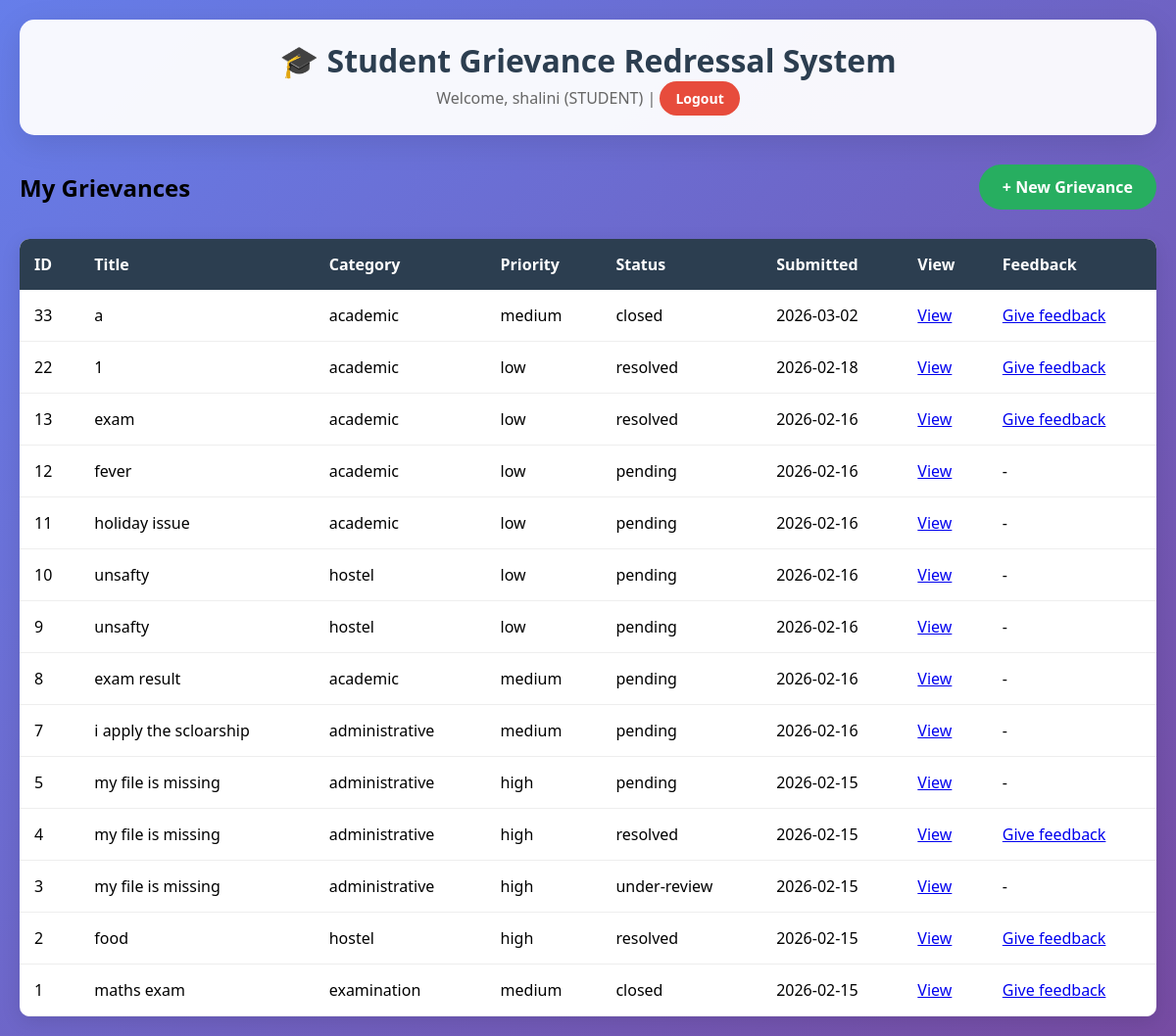
/student-dashboard (signed in), run on the app's committed database.
### tables this page shows
CREATE TABLE users (
        id INTEGER PRIMARY KEY AUTOINCREMENT,
        email TEXT UNIQUE,
        password TEXT,
        name TEXT,
        role TEXT CHECK(role IN ('student', 'admin', 'grievance-cell')),
        student_id TEXT
    );

CREATE TABLE grievances (
        id INTEGER PRIMARY KEY AUTOINCREMENT,
        title TEXT,
        description TEXT,
        category TEXT CHECK(category IN ('academic','administrative','hostel','examination')),
        anonymous INTEGER DEFAULT 0,
        status TEXT DEFAULT 'pending' CHECK(status IN ('pending','under-review','resolved','escalated','closed')),
        priority TEXT DEFAULT 'medium',
        submitted_by INTEGER,
        assigned_to TEXT DEFAULT '',
        resolution TEXT,
        submitted_date DATETIME DEFAULT CURRENT_TIMESTAMP,
        resolved_date DATETIME,
        feedback TEXT,
        FOREIGN KEY (submitted_by) REFERENCES users (id)
    );

### app.py (the view)
@app.route('/student-dashboard')
@login_required
def student_dashboard():
    if current_user.role != 'student':
        return redirect(url_for('admin_dashboard'))
    conn = sqlite3.connect('grievance.db')
    cursor = conn.cursor()
    cursor.execute("SELECT * FROM grievances WHERE submitted_by=? ORDER BY submitted_date DESC", (current_user.id,))
    grievances = cursor.fetchall()
    conn.close()
    return render_template('student_dashboard.html', grievances=grievances)

### app.py (called while the page is built)
@login_manager.user_loader
def load_user(user_id):
    conn = sqlite3.connect('grievance.db')
    cursor = conn.cursor()
    cursor.execute('SELECT id, role, name, student_id FROM users WHERE id = ?', (user_id,))
    user_data = cursor.fetchone()
    conn.close()
    if user_data:
        return User(user_data[0], user_data[1], user_data[2], user_data[3])
    return None

### templates/student_dashboard.html
{% extends "base.html" %}
{% block content %}
<div style="display: flex; justify-content: space-between; align-items: center; margin-bottom: 30px;">
    <h2>My Grievances</h2>
    <a href="{{ url_for('submit_grievance') }}" class="btn btn-success">+ New Grievance</a>
</div>
<table>
<tr>
  <th>ID</th>
  <th>Title</th>
  <th>Category</th>
  <th>Priority</th>
  <th>Status</th>
  <th>Submitted</th>
  <th>View</th>
  <th>Feedback</th>
</tr>
{% for g in grievances %}
<tr>
  <td>{{ g[0] }}</td>
  <td>{{ g[1] }}</td>
  <td>{{ g[3] }}</td>
  <td>{{ g[6] }}</td>
  <td>{{ g[5] }}</td>
  <td>{{ g[10][:10] }}</td>
  <td><a href="{{ url_for('view_grievance', id=g[0]) }}">View</a></td>
  <td>
    {% if g[5] in ['resolved', 'closed'] %}
      <a href="{{ url_for('grievance_feedback', id=g[0]) }}">Give feedback</a>
    {% else %}
      -
    {% endif %}
  </td>
</tr>
{% endfor %}
   </table>
{% endblock %}

### templates/base.html (shortened to what this page needs)
<!DOCTYPE html>
<html>
<head>
</head>
<body>
    <div class="container">
        <div class="header">
            <h1>🎓 Student Grievance Redressal System</h1>
            {% if current_user.is_authenticated %}
                <p style="text-align: center; color: #666;">
                    Welcome, {{ current_user.name }} ({{ current_user.role|upper }}) |
                    <a href="{{ url_for('logout') }}" class="btn btn-danger" style="font-size: 14px; padding: 8px 16px;">Logout</a>
                </p>
            {% endif %}
        </div>
        {% block content %}{% endblock %}
    </div>
</body>
</html>

### templates/base.html (style rules this page uses)
* { margin: 0; padding: 0; box-sizing: border-box; }
body { font-family: 'Segoe UI', Tahoma, Geneva, Verdana, sans-serif; background: linear-gradient(135deg, #667eea 0%, #764ba2 100%); min-height: 100vh; }
.container { max-width: 1200px; margin: 0 auto; padding: 20px; }
.header { background: rgba(255,255,255,0.95); padding: 20px; border-radius: 15px; margin-bottom: 30px; box-shadow: 0 8px 32px rgba(0,0,0,0.1); }
.header h1 { color: #2c3e50; text-align: center; }
.btn { background: #3498db; color: white; padding: 12px 24px; border: none; border-radius: 25px; text-decoration: none; display: inline-block; cursor: pointer; font-weight: bold; transition: all 0.3s; }
.btn-success { background: #27ae60; }
.btn-danger { background: #e74c3c; }
table { width: 100%; border-collapse: collapse; background: white; border-radius: 10px; overflow: hidden; box-shadow: 0 5px 20px rgba(0,0,0,0.1); }
th { background: #2c3e50; color: white; padding: 15px; text-align: left; }
td { padding: 15px; border-bottom: 1px solid #eee; }

### data on the page
users: name "shalini", role "STUDENT"
grievances: id "33", title "a", category "academic", priority "medium", status "closed", submitted_date "2026-03-02"
grievances: id "22", title "1", category "academic", priority "low", status "resolved", submitted_date "2026-02-18"
grievances: id "13", title "exam", category "academic", priority "low", status "resolved", submitted_date "2026-02-16"
grievances: id "12", title "fever", category "academic", priority "low", status "pending", submitted_date "2026-02-16"
grievances: id "11", title "holiday issue", category "academic", priority "low", status "pending", submitted_date "2026-02-16"
grievances: id "10", title "unsafty", category "hostel", priority "low", status "pending", submitted_date "2026-02-16"
grievances: id "9", title "unsafty", category "hostel", priority "low", status "pending", submitted_date "2026-02-16"
grievances: id "8", title "exam result", category "academic", priority "medium", status "pending", submitted_date "2026-02-16"
grievances: id "7", title "i apply the scloarship", category "administrative", priority "medium", status "pending", submitted_date "2026-02-16"
grievances: id "5", title "my file is missing", category "administrative", priority "high", status "pending", submitted_date "2026-02-15"
grievances: id "4", title "my file is missing", category "administrative", priority "high", status "resolved", submitted_date "2026-02-15"
grievances: id "3", title "my file is missing", category "administrative", priority "high", status "under-review", submitted_date "2026-02-15"
grievances: id "2", title "food", category "hostel", priority "high", status "resolved", submitted_date "2026-02-15"
grievances: id "1", title "maths exam", category "examination", priority "medium", status "closed", submitted_date "2026-02-15"
